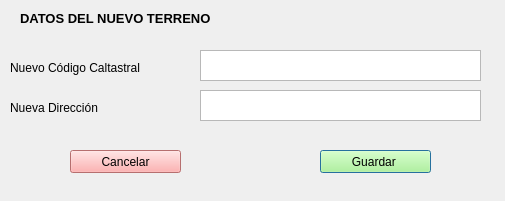
<?xml version="1.0" encoding="UTF-8"?>
<ui version="4.0">
 <class>Dialog</class>
 <widget class="QDialog" name="Dialog">
  <property name="geometry">
   <rect>
    <x>0</x>
    <y>0</y>
    <width>505</width>
    <height>201</height>
   </rect>
  </property>
  <property name="windowTitle">
   <string>Dialog</string>
  </property>
  <widget class="QLabel" name="label_2">
   <property name="geometry">
    <rect>
     <x>20</x>
     <y>10</y>
     <width>261</width>
     <height>16</height>
    </rect>
   </property>
   <property name="font">
    <font>
     <pointsize>10</pointsize>
     <weight>75</weight>
     <bold>true</bold>
    </font>
   </property>
   <property name="text">
    <string>DATOS DEL NUEVO TERRENO</string>
   </property>
  </widget>
  <widget class="QLabel" name="label">
   <property name="geometry">
    <rect>
     <x>10</x>
     <y>60</y>
     <width>171</width>
     <height>16</height>
    </rect>
   </property>
   <property name="font">
    <font>
     <pointsize>9</pointsize>
    </font>
   </property>
   <property name="text">
    <string>Nuevo Código Caltastral</string>
   </property>
  </widget>
  <widget class="QPlainTextEdit" name="txt_codigo">
   <property name="geometry">
    <rect>
     <x>200</x>
     <y>50</y>
     <width>281</width>
     <height>31</height>
    </rect>
   </property>
  </widget>
  <widget class="QLabel" name="label_3">
   <property name="geometry">
    <rect>
     <x>10</x>
     <y>100</y>
     <width>141</width>
     <height>16</height>
    </rect>
   </property>
   <property name="font">
    <font>
     <pointsize>9</pointsize>
    </font>
   </property>
   <property name="text">
    <string>Nueva Dirección</string>
   </property>
  </widget>
  <widget class="QPlainTextEdit" name="txt_direccion">
   <property name="geometry">
    <rect>
     <x>200</x>
     <y>90</y>
     <width>281</width>
     <height>31</height>
    </rect>
   </property>
  </widget>
  <widget class="QPushButton" name="btn_guardar">
   <property name="geometry">
    <rect>
     <x>320</x>
     <y>150</y>
     <width>111</width>
     <height>23</height>
    </rect>
   </property>
   <property name="styleSheet">
    <string notr="true">background-color:rgb(170, 255, 127)</string>
   </property>
   <property name="text">
    <string>Guardar </string>
   </property>
  </widget>
  <widget class="QPushButton" name="btn_cancelar">
   <property name="geometry">
    <rect>
     <x>70</x>
     <y>150</y>
     <width>111</width>
     <height>23</height>
    </rect>
   </property>
   <property name="styleSheet">
    <string notr="true">background-color:rgb(255, 155, 155)</string>
   </property>
   <property name="text">
    <string>Cancelar</string>
   </property>
  </widget>
 </widget>
 <resources/>
 <connections/>
</ui>
